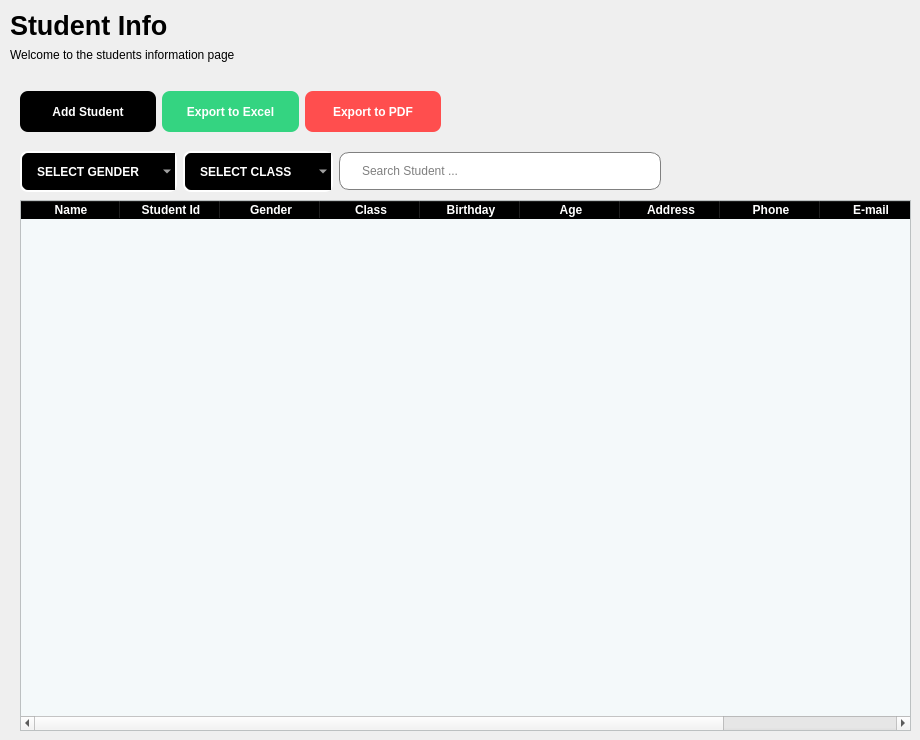
          <widget class="QWidget" name="page_3">
           <widget class="QLabel" name="label_9">
            <property name="geometry">
             <rect>
              <x>10</x>
              <y>0</y>
              <width>301</width>
              <height>51</height>
             </rect>
            </property>
            <property name="font">
             <font>
              <pointsize>20</pointsize>
              <bold>true</bold>
             </font>
            </property>
            <property name="text">
             <string>Student Info</string>
            </property>
           </widget>
           <widget class="QLabel" name="label_19">
            <property name="geometry">
             <rect>
              <x>10</x>
              <y>40</y>
              <width>231</width>
              <height>31</height>
             </rect>
            </property>
            <property name="font">
             <font>
              <pointsize>10</pointsize>
              <bold>false</bold>
             </font>
            </property>
            <property name="text">
             <string>&lt;html&gt;&lt;head/&gt;&lt;body&gt;&lt;p&gt;&lt;span style=&quot; font-size:9pt;&quot;&gt;Welcome to the students information page&lt;/span&gt;&lt;/p&gt;&lt;/body&gt;&lt;/html&gt;</string>
            </property>
           </widget>
           <widget class="QTableWidget" name="student_info_table">
            <property name="geometry">
             <rect>
              <x>20</x>
              <y>200</y>
              <width>891</width>
              <height>531</height>
             </rect>
            </property>
            <property name="minimumSize">
             <size>
              <width>891</width>
              <height>0</height>
             </size>
            </property>
            <property name="styleSheet">
             <string notr="true">QHeaderView::section{
	font-weight: bold;
	background-color:black;
	color:white;
}
QTableWidget{
	alternate-background-color:#BEDFB;
	background-color:#F4F9FA
}</string>
            </property>
            <property name="alternatingRowColors">
             <bool>true</bool>
            </property>
            <column>
             <property name="text">
              <string>Name</string>
             </property>
            </column>
            <column>
             <property name="text">
              <string>Student Id</string>
             </property>
            </column>
            <column>
             <property name="text">
              <string>Gender</string>
             </property>
            </column>
            <column>
             <property name="text">
              <string>Class</string>
             </property>
            </column>
            <column>
             <property name="text">
              <string>Birthday</string>
             </property>
            </column>
            <column>
             <property name="text">
              <string>Age</string>
             </property>
            </column>
            <column>
             <property name="text">
              <string>Address</string>
             </property>
            </column>
            <column>
             <property name="text">
              <string>Phone</string>
             </property>
            </column>
            <column>
             <property name="text">
              <string>E-mail</string>
             </property>
            </column>
            <column>
             <property name="text">
              <string>Actions</string>
             </property>
            </column>
           </widget>
           <widget class="QWidget" name="">
            <property name="geometry">
             <rect>
              <x>20</x>
              <y>90</y>
              <width>421</width>
              <height>43</height>
             </rect>
            </property>
            <layout class="QHBoxLayout" name="buttons_h_layout">
             <item>
              <widget class="QPushButton" name="add_student_btn">
               <property name="minimumSize">
                <size>
                 <width>0</width>
                 <height>41</height>
                </size>
               </property>
               <property name="styleSheet">
                <string notr="true">QPushButton{
	background-color: rgb(0, 0, 0);
	color:white;
	border: none;
	border-radius: 8px;
	font-weight:bold;
	font-size: 12px;
}</string>
               </property>
               <property name="text">
                <string>Add Student</string>
               </property>
               <property name="icon">
                <iconset resource="resources.qrc">
                 <normaloff>:/newPrefix/icons/add student.png</normaloff>:/newPrefix/icons/add student.png</iconset>
               </property>
              </widget>
             </item>
             <item>
              <widget class="QPushButton" name="excel_export_btn">
               <property name="minimumSize">
                <size>
                 <width>0</width>
                 <height>41</height>
                </size>
               </property>
               <property name="styleSheet">
                <string notr="true">QPushButton{
	background-color: #34D481;
	color:white;
	border: none;
	border-radius: 8px;
	font-weight:bold;
	font-size: 12
px;
}</string>
               </property>
               <property name="text">
                <string>Export to Excel</string>
               </property>
               <property name="icon">
                <iconset resource="resources.qrc">
                 <normaloff>:/newPrefix/icons/excel.png</normaloff>:/newPrefix/icons/excel.png</iconset>
               </property>
              </widget>
             </item>
             <item>
              <widget class="QPushButton" name="pdf_export_btn">
               <property name="minimumSize">
                <size>
                 <width>0</width>
                 <height>41</height>
                </size>
               </property>
               <property name="styleSheet">
                <string notr="true">QPushButton{
	background-color: rgb(255,78,78);
	color:white;
	border: none;
	border-radius: 8px;
	font-weight:bold;
	font-size: 12px;
}</string>
               </property>
               <property name="text">
                <string>Export to PDF</string>
               </property>
               <property name="icon">
                <iconset resource="resources.qrc">
                 <normaloff>:/newPrefix/icons/pdf.png</normaloff>:/newPrefix/icons/pdf.png</iconset>
               </property>
              </widget>
             </item>
            </layout>
           </widget>
           <widget class="QWidget" name="">
            <property name="geometry">
             <rect>
              <x>20</x>
              <y>150</y>
              <width>641</width>
              <height>43</height>
             </rect>
            </property>
            <layout class="QHBoxLayout" name="combobox_h_layout">
             <item>
              <widget class="QComboBox" name="select_gender">
               <property name="minimumSize">
                <size>
                 <width>150</width>
                 <height>0</height>
                </size>
               </property>
               <property name="styleSheet">
                <string notr="true">QComboBox{
	border:2px solid white;
	border-radius: 8px;
	padding:1px 18px 1px 3px;
	background-color:black;
	color:white;
	height: 35px;
	padding-left: 15px;
	font-weight:bold;
	selection-background-color:#2980B9;
}</string>
               </property>
               <item>
                <property name="text">
                 <string>SELECT GENDER</string>
                </property>
               </item>
               <item>
                <property name="text">
                 <string>Male</string>
                </property>
               </item>
               <item>
                <property name="text">
                 <string>Famale</string>
                </property>
               </item>
              </widget>
             </item>
             <item>
              <widget class="QComboBox" name="select_class">
               <property name="minimumSize">
                <size>
                 <width>150</width>
                 <height>0</height>
                </size>
               </property>
               <property name="styleSheet">
                <string notr="true">QComboBox{
	border:2px solid white;
	border-radius: 8px;
	padding:1px 18px 1px 3px;
	background-color:black;
	color:white;
	height: 35px;
	padding-left: 15px;
	font-weight:bold;
	selection-background-color:#2980B9;
}</string>
               </property>
               <item>
                <property name="text">
                 <string>SELECT CLASS</string>
                </property>
               </item>
               <item>
                <property name="text">
                 <string>Grade 1</string>
                </property>
               </item>
               <item>
                <property name="text">
                 <string>Grade 2</string>
                </property>
               </item>
               <item>
                <property name="text">
                 <string>Grade 3</string>
                </property>
               </item>
               <item>
                <property name="text">
                 <string>Grade 4</string>
                </property>
               </item>
               <item>
                <property name="text">
                 <string>Grade 5</string>
                </property>
               </item>
               <item>
                <property name="text">
                 <string>Grade 6</string>
                </property>
               </item>
               <item>
                <property name="text">
                 <string>Grade 7</string>
                </property>
               </item>
               <item>
                <property name="text">
                 <string>Grade 8</string>
                </property>
               </item>
               <item>
                <property name="text">
                 <string>Grade 9</string>
                </property>
               </item>
               <item>
                <property name="text">
                 <string>Grade 10</string>
                </property>
               </item>
               <item>
                <property name="text">
                 <string>Grade 11</string>
                </property>
               </item>
               <item>
                <property name="text">
                 <string>Grade 12</string>
                </property>
               </item>
              </widget>
             </item>
             <item>
              <widget class="QLineEdit" name="student_search_line_edit">
               <property name="minimumSize">
                <size>
                 <width>0</width>
                 <height>38</height>
                </size>
               </property>
               <property name="maximumSize">
                <size>
                 <width>16777215</width>
                 <height>38</height>
                </size>
               </property>
               <property name="styleSheet">
                <string notr="true">QLineEdit {
	padding-left: 20px;
	border: 1px solid gray;
	border-radius: 10px;
}</string>
               </property>
               <property name="placeholderText">
                <string>Search Student ...</string>
               </property>
              </widget>
             </item>
            </layout>
           </widget>
          </widget>
